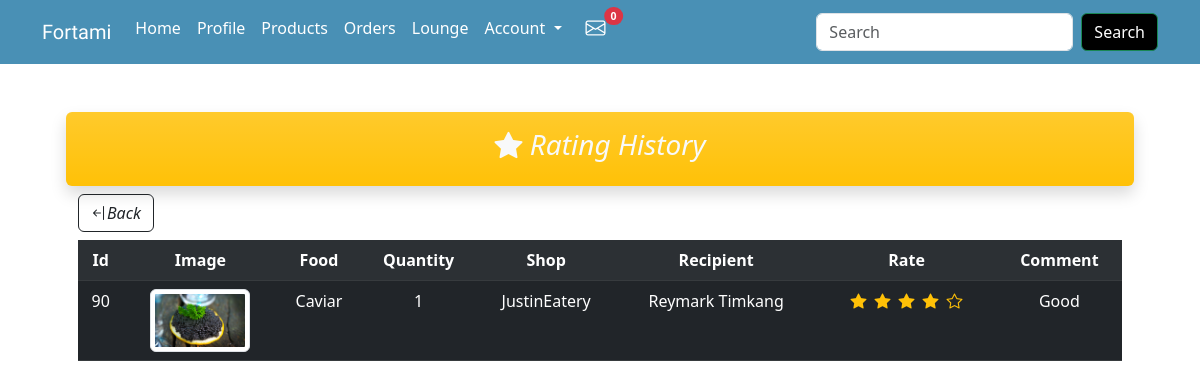
/rate-history.php?trans=170&shop=JustinEatery (signed in), run on the app's committed database.
### tables this page shows
CREATE TABLE `rating` (
  `rating_id` int(20) NOT NULL,
  `order_id` int(20) NOT NULL,
  `rating` varchar(20) NOT NULL,
  `comment` varchar(200) NOT NULL
);

CREATE TABLE `food_product` (
  `food_id` int(20) NOT NULL,
  `user_id` int(20) NOT NULL,
  `category_id` int(20) NOT NULL,
  `food_pic` varchar(255) NOT NULL,
  `food_name` varchar(50) NOT NULL,
  `food_description` varchar(100) NOT NULL,
  `preparation` varchar(50) NOT NULL,
  `food_creation` datetime DEFAULT NULL,
  `food_discountedPrice` varchar(50) DEFAULT NULL,
  `food_origPrice` varchar(50) NOT NULL
);

CREATE TABLE `food_order` (
  `order_id` int(20) NOT NULL,
  `food_id` int(20) DEFAULT NULL,
  `address_id` int(20) NOT NULL,
  `payTrans_id` int(20) NOT NULL,
  `order_status` varchar(50) NOT NULL,
  `rating_status` varchar(50) DEFAULT NULL,
  `quantity` varchar(50) NOT NULL,
  `order_datetime` timestamp NOT NULL DEFAULT current_timestamp() ON UPDATE current_timestamp(),
  `received_datetime` datetime DEFAULT NULL
);

CREATE TABLE `address` (
  `address_id` int(20) NOT NULL,
  `user_id` int(20) NOT NULL,
  `full_name` varchar(50) NOT NULL,
  `address_type` varchar(50) NOT NULL,
  `contact` varchar(50) NOT NULL,
  `region` varchar(50) NOT NULL,
  `province` varchar(50) NOT NULL,
  `city` varchar(50) NOT NULL,
  `barangay` varchar(50) NOT NULL,
  `street` varchar(50) NOT NULL,
  `zip` varchar(50) NOT NULL,
  `label` varchar(50) NOT NULL,
  `note` varchar(200) DEFAULT NULL
);

### backend.php (called while the page is built, shortened)
<?php
    class Database{
      public $host = 'localhost';
      public $user = 'root';
      public $pass = '';
      public $db = 'fortami';
      public $conn;
      function __construct(){
        $this->conn = new mysqli($this->host,$this->user,$this->pass,$this->db);
      }
      function getConnection(){
        return $this->conn;
      }
    }
    class Rating {
      public $con;
      function __construct(){
        $db = new Database;
        $this->con = $db->getConnection();
      }
      function listRating($trans){
        $query = "SELECT * FROM rating JOIN food_order ON food_order.order_id = rating.order_id
                  INNER JOIN food_product ON food_product.food_id = food_order.food_id
                  JOIN payment_transaction ON payment_transaction.payTrans_id = food_order.payTrans_id
                  JOIN address on address.address_id = food_order.address_id
                  WHERE food_order.payTrans_id = $trans ORDER BY rating_id";
        $result = $this->con->query($query);
        if ($result) {
          return $result;
        }
      }
    }
?>

### rate-history.php (the view, shortened to what this page needs)
<?php
    include 'backend.php';
    if ($_SESSION['role'] == 'Buyer') {
        include 'buyerheader.php';
    }
    else {
        include 'sellerheader.php';
    }
    $rating = new Rating;
    if (isset($_GET['trans'])) {
        $trans_id = $_GET['trans'];
        $shop = $_GET['shop'];
        $result = $rating->listRating($trans_id);
    }
?>
<!DOCTYPE html>
<html lang="en">
<head>
</head>
<body>
    <div class="container p-5">
        <div class="row">
            <div class="col-12 bg-warning bg-gradient rounded shadow text-light p-3 text-center">
                <h3><i class="bi bi-star-fill text-light"> Rating History</i></h3>
            </div>
            <div class="col-12 my-2">
                <a href="<?php if($_SESSION['role'] == 'Seller'){ echo 'sales.php';}elseif($_SESSION['role'] == 'Buyer'){echo 'transactions.php';}else{echo 'admin-transaction.php';}?>" class="btn btn-outline-dark"><i class="bi bi-arrow-bar-left">Back</i></a>
                <table class="table table-dark table-striped text-center my-2">
                    <tr>
                        <th>Id</th>
                        <th>Image</th>
                        <th>Food</th>
                        <th>Quantity</th>
                        <th>Shop</th>
                        <th>Recipient</th>
                        <th>Rate</th>
                        <th>Comment</th>
                    </tr>
                        <?php
                            if (!is_null($result)) {
                                foreach ($result as $rate) {
                        ?>
                    <tr>
                        <td><?=$rate['food_id']?></td>
                        <td><img src="./src/uploads/food_picture/<?=$rate['food_pic']?>" class="img-thumbnail" alt="food" style="max-width:100px"></td>
                        <td><?=$rate['food_name']?></td>
                        <td><?=$rate['quantity']?></td>
                        <td><?=$shop?></td>
                        <td><?=$rate['full_name']?></td>
                        <td><?php
                                $rating = $rate['rating'];
                                $unfill = 5 - $rating;
                                for ($i=0; $i < $rating; $i++) {
                                    echo "<i class='bi bi-star-fill text-warning p-1'></i>";
                                }
                                for ($i=0; $i < $unfill; $i++) {
                                    echo "<i class='bi bi-star text-warning p-1'></i>";
                                }
                            ?>
                        </td>
                        <td><?=$rate['comment']?></td>
                    </tr>
                        <?php
                                }
                            }
                        ?>
                </table>
            </div>
        </div>
    </div>
</body>
</html>

### data on the page
rating: food_product.food_id "90", food_product.food_pic (picture), food_product.food_name "Caviar", order.quantity "1", address.full_name "Reymark Timkang", rating "4" (drawn), comment "Good"

### other printed values
$msg['msg'] "0"
